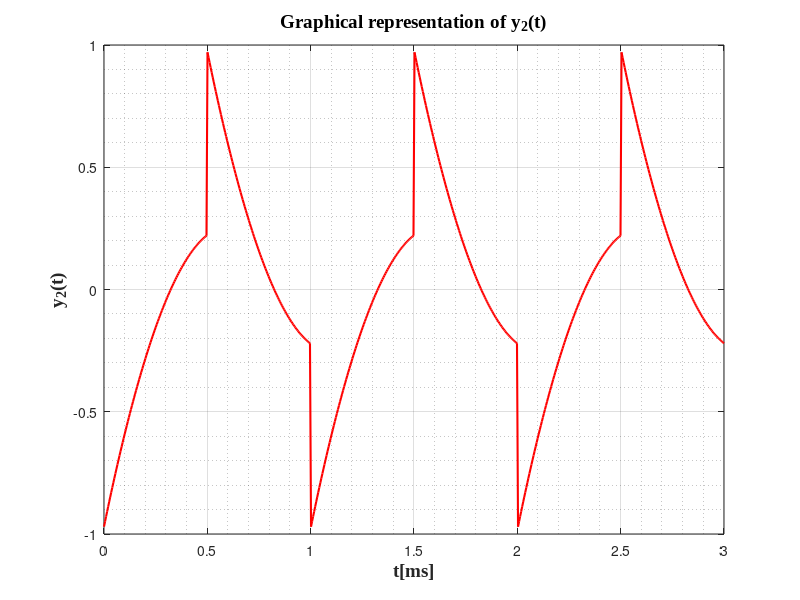

This chart was generated by the following MATLAB code:
T_2=1;
t = linspace(0,1,100);
x = 0.86*t.^2-2.05*t+0.97;
v=ones(1,3*2);
for i=1:3*2
   if mod(i,2) == 1
       v(i)=-v(i);
   end
end
y2=x'*v;
y2=y2(:);
T2=linspace(0,3*T_2,(T_2+1)*3*100);
T2=T2(:);
figure(2);
plot(T2,y2,'r','LineWidth',1.5);
grid on;
grid minor;
xlabel('t[ms]', 'fontweight', 'bold', 'fontsize', 14, 'FontName', 'Times New Roman');
ylabel('y_{2}(t)','fontweight','bold','fontsize', 14, 'FontName', 'Times New Roman');
title('Graphical representation of y_{2}(t)','fontweight','bold','fontsize',14, 'FontName', 'Times New Roman');
